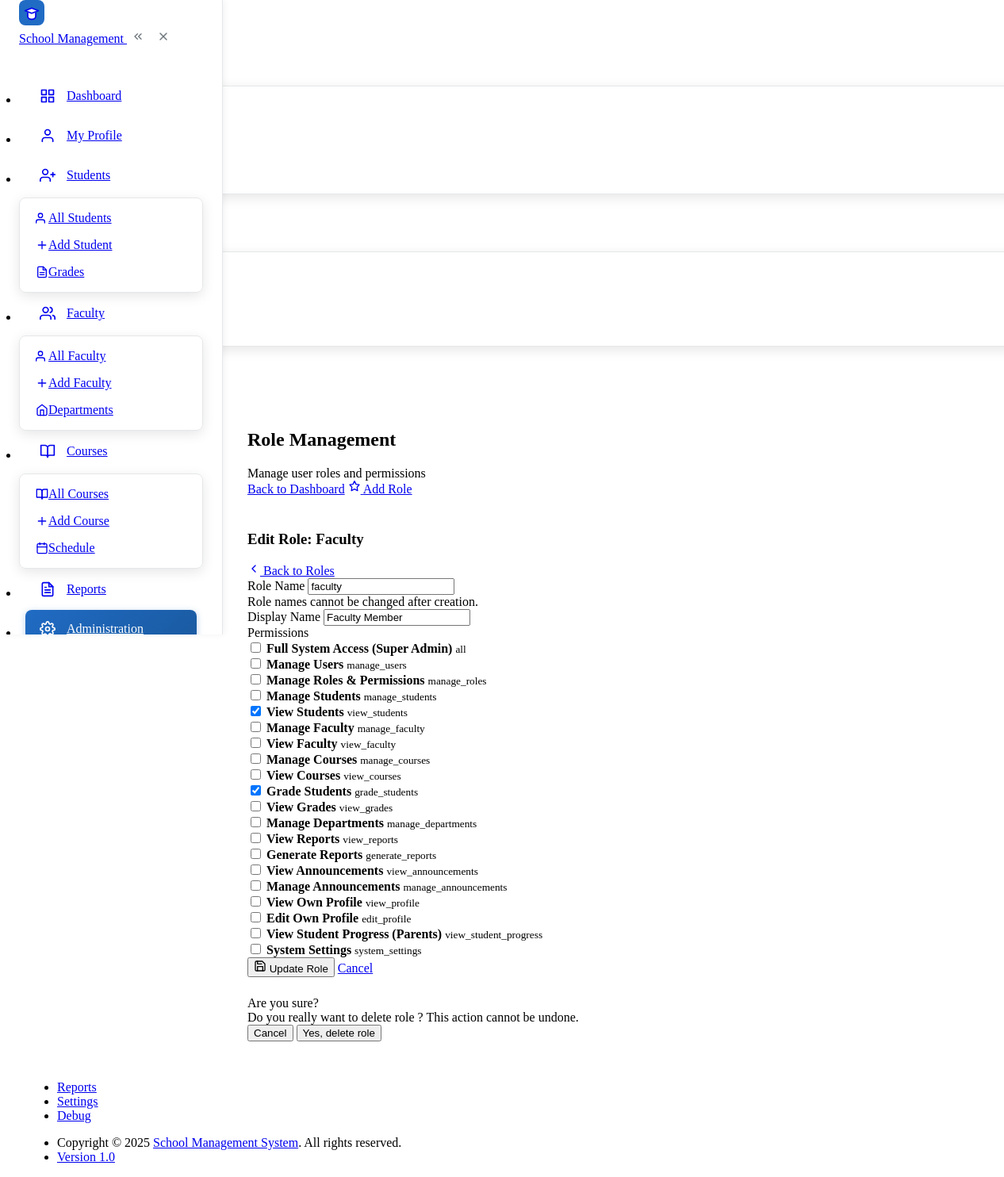
Page /dashboard.php?page=roles&action=edit&id=5 (signed in) on the committed database.
### tables this page shows
CREATE TABLE roles (
    id INT PRIMARY KEY AUTO_INCREMENT,
    name VARCHAR(50) UNIQUE NOT NULL,
    description TEXT,
    permissions JSON,
    is_system_role BOOLEAN DEFAULT FALSE,
    status VARCHAR(20) DEFAULT 'active',
    created_at TIMESTAMP DEFAULT CURRENT_TIMESTAMP,
    updated_at TIMESTAMP DEFAULT CURRENT_TIMESTAMP ON UPDATE CURRENT_TIMESTAMP
);

### config/database.php (called while the page is built, shortened)
<?php
function sanitize_input($data) {
    $data = trim($data);
    $data = stripslashes($data);
    $data = htmlspecialchars($data, ENT_QUOTES, 'UTF-8');
    return $data;
}
?>

### dashboard.php (called while the page is built, shortened)
<?php
require_once 'config/database.php';
include 'includes/header.php';
include 'includes/navmenu.php';
include 'includes/dashboardcontent.php';
include 'includes/footer.php';
?>

### pages/roles.php (the view, shortened to what this page needs)
<?php
$action = isset($_GET['action']) ? sanitize_input($_GET['action']) : 'list';
$role_id = isset($_GET['id']) ? (int)$_GET['id'] : 0;
$available_permissions = [
    'all' => 'Full System Access (Super Admin)',
    'manage_users' => 'Manage Users',
    'manage_roles' => 'Manage Roles & Permissions',
    'manage_students' => 'Manage Students',
    'view_students' => 'View Students',
    'manage_faculty' => 'Manage Faculty',
    'view_faculty' => 'View Faculty',
    'manage_courses' => 'Manage Courses',
    'view_courses' => 'View Courses',
    'grade_students' => 'Grade Students',
    'view_grades' => 'View Grades',
    'manage_departments' => 'Manage Departments',
    'view_reports' => 'View Reports',
    'generate_reports' => 'Generate Reports',
    'view_announcements' => 'View Announcements',
    'manage_announcements' => 'Manage Announcements',
    'view_profile' => 'View Own Profile',
    'edit_profile' => 'Edit Own Profile',
    'view_student_progress' => 'View Student Progress (Parents)',
    'system_settings' => 'System Settings'
];
function get_role_by_id($id) {
    global $pdo;
    try {
        $stmt = $pdo->prepare("SELECT * FROM roles WHERE id = ?");
        $stmt->execute([$id]);
        return $stmt->fetch();
    } catch (Exception $e) {
        error_log("Get role error: " . $e->getMessage());
        return false;
    }
}
$edit_role = null;
if ($action === 'edit' && $role_id) {
    $edit_role = get_role_by_id($role_id);
}
?>
<?php if ($action === 'add'): ?>
<div class="card">
    <div class="card-header">
        <h3 class="card-title">Add New Role</h3>
        <div class="card-actions">
            <a href="dashboard.php?page=roles" class="btn btn-outline-secondary">
                <svg xmlns="http://www.w3.org/2000/svg" width="16" height="16" class="me-1" viewBox="0 0 24 24" fill="none" stroke="currentColor" stroke-width="2" stroke-linecap="round" stroke-linejoin="round">
                    <polyline points="15,18 9,12 15,6"></polyline>
                </svg>
                Back to Roles
            </a>
        </div>
    </div>
    <div class="card-body">
        <form method="POST" action="dashboard.php?page=roles&action=add">
            <input type="hidden" name="csrf_token" value="<?php echo generate_csrf_token(); ?>">
            <div class="row">
                <div class="col-md-6">
                    <div class="mb-3">
                        <label class="form-label required">Role Name</label>
                        <input type="text" name="name" class="form-control" required
                               placeholder="e.g., librarian, accountant"
                               pattern="[a-z_]+"
                               value="<?php echo htmlspecialchars($_POST['name'] ?? ''); ?>">
                        <div class="form-hint">Use lowercase letters and underscores only. This cannot be changed later.</div>
                    </div>
                </div>
                <div class="col-md-6">
                    <div class="mb-3">
                        <label class="form-label required">Display Name</label>
                        <input type="text" name="description" class="form-control" required
                               placeholder="e.g., Librarian, Accountant"
                               value="<?php echo htmlspecialchars($_POST['description'] ?? ''); ?>">
                        <div class="form-hint">Human-readable name for this role.</div>
                    </div>
                </div>
            </div>
            <div class="mb-3">
                <label class="form-label required">Permissions</label>
                <div class="row">
                    <?php foreach ($available_permissions as $perm => $desc): ?>
                    <div class="col-md-6 col-lg-4">
                        <label class="form-check">
                            <input type="checkbox" name="permissions[]" value="<?php echo $perm; ?>" class="form-check-input"
                                   <?php echo (isset($_POST['permissions']) && in_array($perm, $_POST['permissions'])) ? 'checked' : ''; ?>>
                            <span class="form-check-label">
                                <strong><?php echo htmlspecialchars($desc); ?></strong>
                                <small class="text-muted d-block"><?php echo $perm; ?></small>
                            </span>
                        </label>
                    </div>
                    <?php endforeach; ?>
                </div>
                <div class="form-hint">Select all permissions this role should have. "Full System Access" grants all permissions.</div>
            </div>
            <div class="form-footer">
                <button type="submit" class="btn btn-primary">
                    <svg xmlns="http://www.w3.org/2000/svg" width="16" height="16" class="me-1" viewBox="0 0 24 24" fill="none" stroke="currentColor" stroke-width="2" stroke-linecap="round" stroke-linejoin="round">
                        <path d="M19 21H5a2 2 0 0 1-2-2V5a2 2 0 0 1 2-2h11l5 5v11a2 2 0 0 1-2 2z"></path>
                        <polyline points="17,21 17,13 7,13 7,21"></polyline>
                        <polyline points="7,3 7,8 15,8"></polyline>
                    </svg>
                    Create Role
                </button>
                <a href="dashboard.php?page=roles" class="btn btn-secondary ms-2">Cancel</a>
            </div>
        </form>
    </div>
</div>
<?php elseif ($action === 'edit' && $edit_role): ?>
<div class="card">
    <div class="card-header">
        <h3 class="card-title">Edit Role: <?php echo htmlspecialchars(ucfirst(str_replace('_', ' ', $edit_role['name']))); ?></h3>
        <div class="card-actions">
            <a href="dashboard.php?page=roles" class="btn btn-outline-secondary">
                <svg xmlns="http://www.w3.org/2000/svg" width="16" height="16" class="me-1" viewBox="0 0 24 24" fill="none" stroke="currentColor" stroke-width="2" stroke-linecap="round" stroke-linejoin="round">
                    <polyline points="15,18 9,12 15,6"></polyline>
                </svg>
                Back to Roles
            </a>
        </div>
    </div>
    <div class="card-body">
        <?php if ($edit_role['name'] === 'super_admin'): ?>
        <div class="alert alert-warning">
            <h4>System Role</h4>
            <p>The super admin role cannot be modified as it's a core system role with full access.</p>
        </div>
        <a href="dashboard.php?page=roles" class="btn btn-secondary">Back to Roles</a>
        <?php else: ?>
        <form method="POST" action="dashboard.php?page=roles&action=edit&id=<?php echo $edit_role['id']; ?>">
            <div class="row">
                <div class="col-md-6">
                    <div class="mb-3">
                        <label class="form-label">Role Name</label>
                        <input type="text" class="form-control" value="<?php echo htmlspecialchars($edit_role['name']); ?>" readonly>
                        <div class="form-hint">Role names cannot be changed after creation.</div>
                    </div>
                </div>
                <div class="col-md-6">
                    <div class="mb-3">
                        <label class="form-label required">Display Name</label>
                        <input type="text" name="description" class="form-control" required
                               value="<?php echo htmlspecialchars($_POST['description'] ?? $edit_role['description']); ?>">
                    </div>
                </div>
            </div>
            <div class="mb-3">
                <label class="form-label required">Permissions</label>
                <?php
                $current_permissions = json_decode($edit_role['permissions'], true) ?: [];
                $selected_permissions = $_POST['permissions'] ?? $current_permissions;
                ?>
                <div class="row">
                    <?php foreach ($available_permissions as $perm => $desc): ?>
                    <div class="col-md-6 col-lg-4">
                        <label class="form-check">
                            <input type="checkbox" name="permissions[]" value="<?php echo $perm; ?>" class="form-check-input"
                                   <?php echo in_array($perm, $selected_permissions) ? 'checked' : ''; ?>>
                            <span class="form-check-label">
                                <strong><?php echo htmlspecialchars($desc); ?></strong>
                                <small class="text-muted d-block"><?php echo $perm; ?></small>
                            </span>
                        </label>
                    </div>
                    <?php endforeach; ?>
                </div>
            </div>
            <div class="form-footer">
                <button type="submit" class="btn btn-primary">
                    Update Role
                </button>
                <a href="dashboard.php?page=roles" class="btn btn-secondary ms-2">Cancel</a>
            </div>
        </form>
        <?php endif; ?>
    </div>
</div>
<?php endif; ?>
<div class="modal modal-blur fade" id="deleteRoleModal" tabindex="-1" role="dialog">
    <div class="modal-dialog modal-sm modal-dialog-centered" role="document">
        <div class="modal-content">
            <div class="modal-body">
                <div class="modal-title">Are you sure?</div>
                <div>Do you really want to delete role <strong id="deleteRoleName"></strong>? This action cannot be undone.</div>
            </div>
            <div class="modal-footer">
                <button type="button" class="btn btn-link link-secondary me-auto" data-bs-dismiss="modal">Cancel</button>
                <form method="POST" id="deleteRoleForm" style="display: inline;">
                    <button type="submit" class="btn btn-danger">Yes, delete role</button>
                </form>
            </div>
        </div>
    </div>
</div>

### includes/header.php (style rules this page uses)
.card { transition: all 0.3s ease; margin-bottom: 1.5rem; }

### rows in the picture
roles: name "Faculty", name "faculty", description "Faculty Member", permissions "☑"

### other values in the picture
$desc "Full System Access (Super Admin)"
$perm "all"
$desc "Manage Users"
$perm "manage_users"
$desc "Manage Roles & Permissions"
$perm "manage_roles"
$desc "Manage Students"
$perm "manage_students"
$desc "View Students"
$perm "view_students"
$desc "Manage Faculty"
$perm "manage_faculty"
$desc "View Faculty"
$perm "view_faculty"
$desc "Manage Courses"
